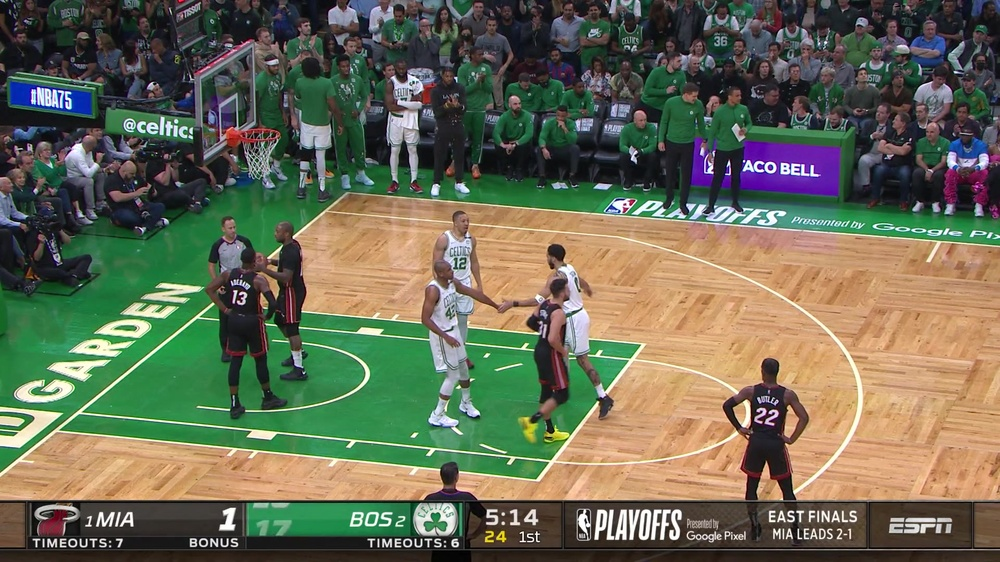
#> input picture my_image_tools/fixtures/BOSvMIA_2022-05-23_PGM_ESP_415500.jpg, 1000 x 562 px, shrunk from 1920 x 1080 before the run
$ python black_and_white_mask_to_rgba.py ../my_image_tools/fixtures/BOSvMIA_2022-05-23_PGM_ESP_415500.jpg ../my_image_tools/fixtures/BOSvMIA_2022-05-23_PGM_ESP_415500.jpg out.png
#> lines starting #> are read from the running program, lines starting #| are printed output that depends on the picture
import sys
import PIL
import PIL.Image
import numpy as np
from pathlib import Path
# from numpy.core.fromnumeric import searchsorted
from numpy.lib.npyio import save


def transfer_alpha_channel(alpha_path, rgb_path, save_path):
    """
    Sometimes the mask is expressed as a black and white png since they are
    very space-efficient,
    but we want to see it, so we put it onto the color image as
    and alpha channel rgb png.
    """
    print(
        f"Taking the alpha channel from {alpha_path} and the rgb info from {rgb_path} and combining them to form {save_path}"
    )
    alpha_pil = PIL.Image.open(str(alpha_path)).convert("L")  # the source of the good alpha channel
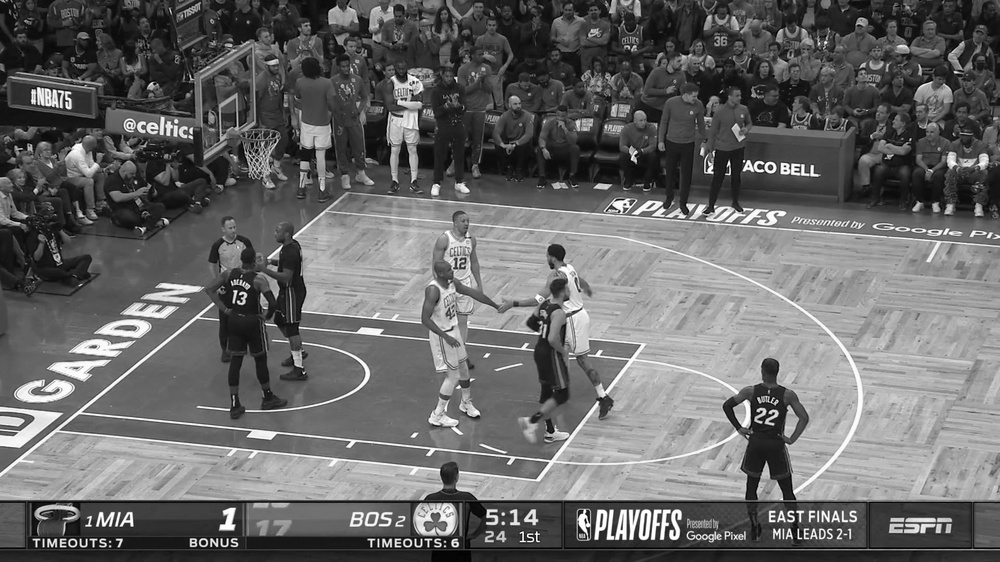
#> alpha_pil: PIL image 1000x562 L; min 0, max 255, mean 104.4
    alpha_np = np.array(alpha_pil)
    assert alpha_np.ndim == 2

    rgb_pil = PIL.Image.open(str(rgb_path)).convert(
        "RGBA"
    )  # the source of the rgb information. Even if it doesn't have an alpha channel, make one
    rgba_np = np.array(rgb_pil)
    rgba_np[:, :, 3] = alpha_np[:, :]
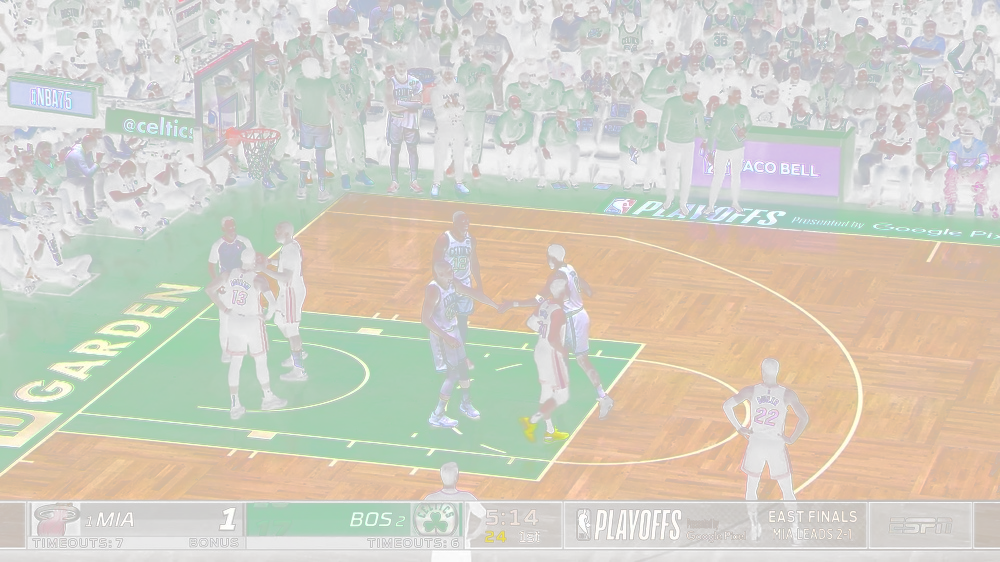
#> rgba_np: shape (562, 1000, 4); mean R, G, B, A 105.9, 107.3, 85.3, 104.4; transparent parts drawn white
    save_pil = PIL.Image.fromarray(rgba_np)
    save_pil.save(save_path)


if __name__ == "__main__":
    if len(sys.argv) < 4:
        print(
            """
Many of our foreground segmentation systems output segmentation as a
black-and-white/grayscale PNG where white=255 means foreground and black=0 means background.
This is because such black and white PNG files are quite small, merely tens of kilobytes,
and a typical video will have 100000 frames so the space problems would be serious if we did
otherwise.

But human annotators that want to start with the machine's segmentation-attempt of a video frame
and then fix the mistakes that it made
will want to edit on an RGBA png where the color information is present so that
they can fix the mistakes by erasing and unerasing in GIMP, Photoshop, or whatever.
Such a full color information RGBA PNG is 3.2 Megabytes, but it is exactly what a
human annotator wants.

This program can take the b&w mask and the original color info and make
the combined RGBA png.

Usage:
   python black_and_white_mask_to_rbga.py <black_and_white_source_of_alpha.png> <source_of_original_rgb_info.jpg_or_png> <where_to_output_combined_rgba.png>
"""
        )
        sys.exit(1)

    alpha_path = Path(sys.argv[1])
    rgb_path = Path(sys.argv[2])
    save_path = Path(sys.argv[3])
    assert alpha_path.is_file(), f"No such file {alpha_path}"
    assert rgb_path.is_file(), f"No such file {rgb_path}"

    if save_path.is_file():
        ans = input(
            f"{save_path} already exists, are you sure you want to overwrite it? "
        )
        if ans not in ["yes", "Yes", "y", "Y"]:
            print("Stopping")
            sys.exit(1)

    transfer_alpha_channel(
        alpha_path=alpha_path, rgb_path=rgb_path, save_path=save_path
    )
